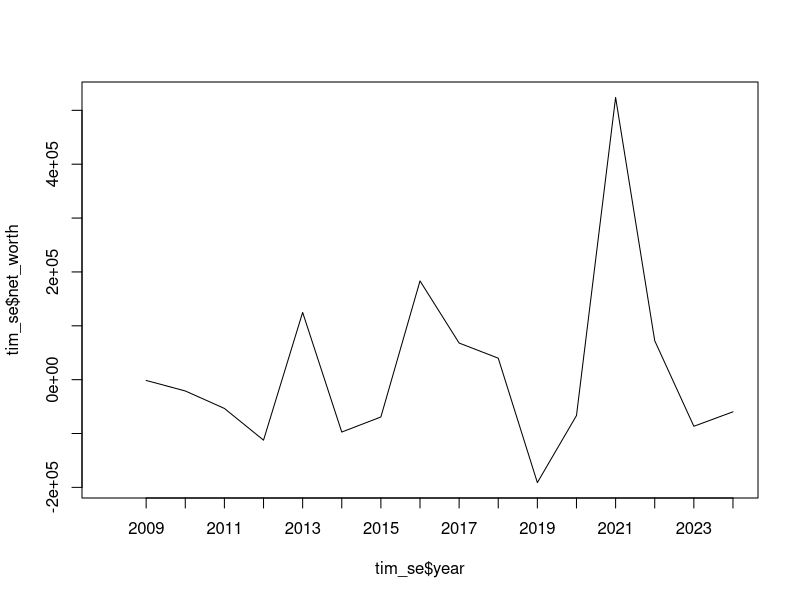
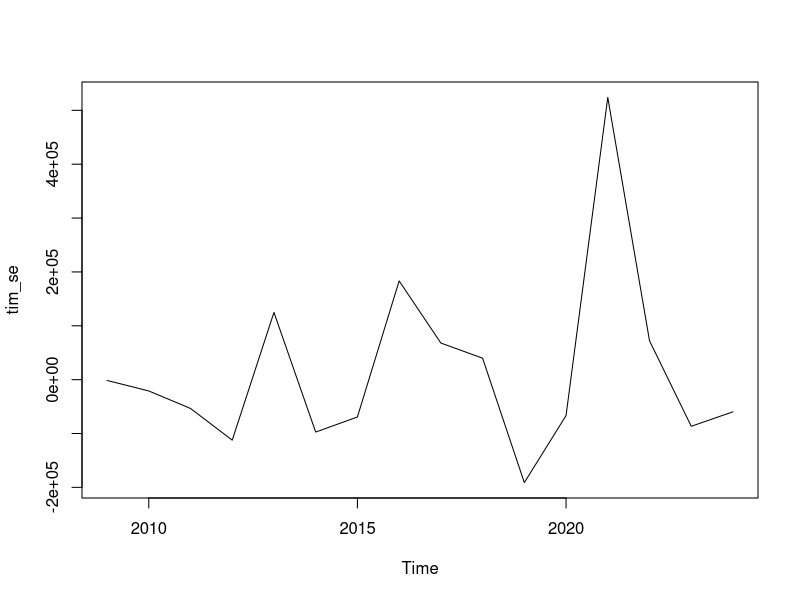
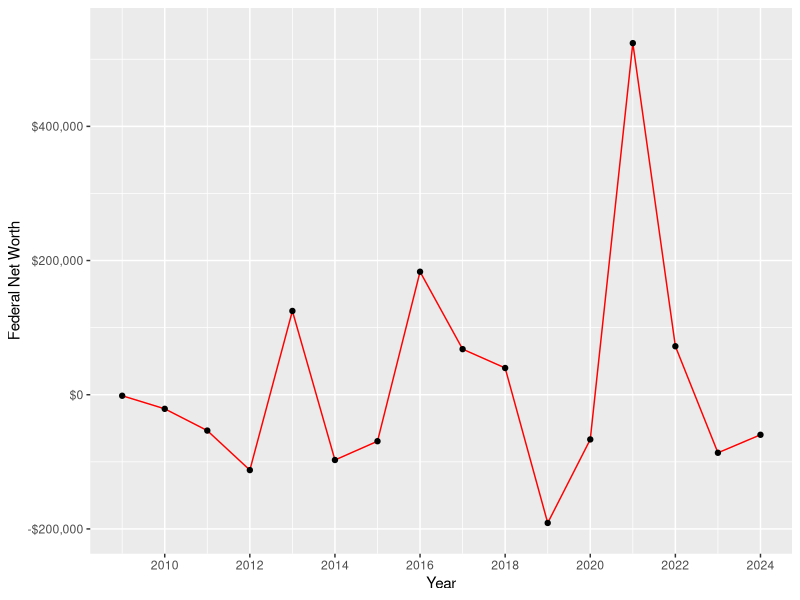
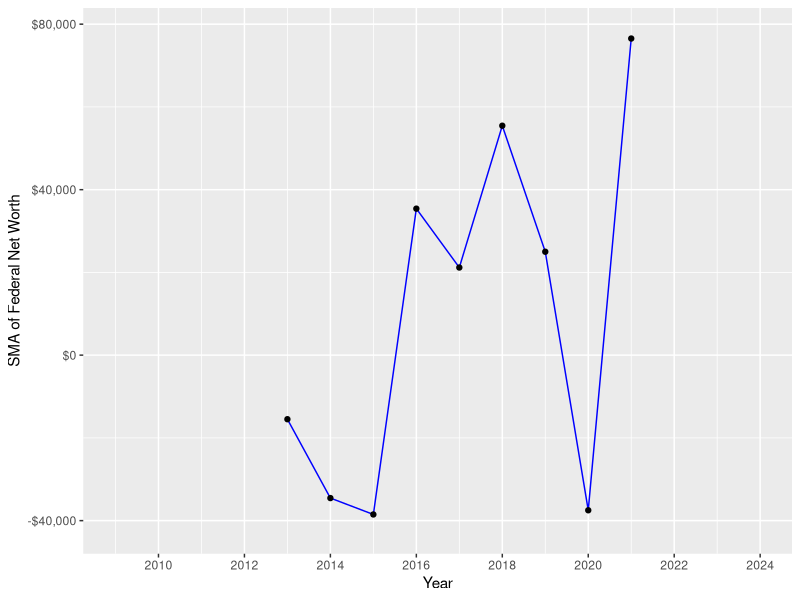

Generate these figures, in order, with R:
## ---- chunk 1
library(tidyverse)
library(scales)

#get data

fiscal_new <- read.csv("fiscal_new.csv")
fiscal_new[fiscal_new == ""] <- NA

fiscal_new_df <- fiscal_new %>%
    pivot_longer(
        cols = matches("^X[0-9]{4}$"),
        names_to = "year",
        values_to = "value"
    ) %>%
    mutate(year = as.integer(gsub("X", "", year)))

fiscal_new_df <- na.omit(fiscal_new_df)

fiscal_new_df_sum <- fiscal_new_df %>%
    pivot_wider(
        names_from = X,
        values_from = value
    )


unique(fiscal_new_df$X)
#dat_sum <- ts(ggg, start = 2008, end = 2024, frequency = 1)
#plot(dat_sum)

tim_se <- data.frame(fiscal_new_df_sum$year, fiscal_new_df_sum$`Net worth`)
colnames(tim_se) <- c("year", "net_worth")

years <- c(2009:2024)

plot(tim_se$year,tim_se$net_worth, type = "l", xaxt = "n")
axis(1, years, years)


years_seq <- seq(2008,2024,2)
## ---- chunk 2
tim_df <- data.frame(fiscal_new_df_sum$year, fiscal_new_df_sum$`Net worth`)
colnames(tim_df) <- c("year", "net_worth")

tim_df <- tim_df %>%
  filter(year > 2008)

tim_se <- ts(tim_df$net_worth, start = 2009, end = 2024, frequency = 1)

max(tim_df$net_worth); min(tim_df$net_worth)

## plots
plot.ts(tim_se)

#SMA
library(TTR)
tim_sma <- SMA(tim_se, 4)


SMA_df <- data.frame(years,tim_sma)
max(SMA_df$tim_sma, na.rm = TRUE); min(SMA_df$tim_sma, na.rm = TRUE)


## ---- chunk 3
#| label: fig-obs
#| fig-cap: Observed Federal Net Worth From 2009 to 2024. Note that these are raw figures that have not been standardised to the base of any year.
ggplot(
    tim_df, aes(year, net_worth)) +
        geom_line(color = "red") +
        geom_point() +
        scale_x_continuous(breaks = years_seq) +
        scale_y_continuous(limits = c(-200000,540000), labels = label_dollar()) +
        labs(x = "Year", y = "Federal Net Worth")


## ---- chunk 4
#| label: fig-smooth
#| fig-cap: Trend of Federal Net Worth From 2009 to 2024.
ggplot(
    data.frame(years,tim_sma), aes(years, tim_sma)) +
        geom_line(color = "blue") +
        geom_point() +
        scale_x_continuous(breaks = years_seq) +
        scale_y_continuous(limits = c(-42000,78000), labels = label_dollar()) +
        labs(x = "Year", y = "SMA of Federal Net Worth")
